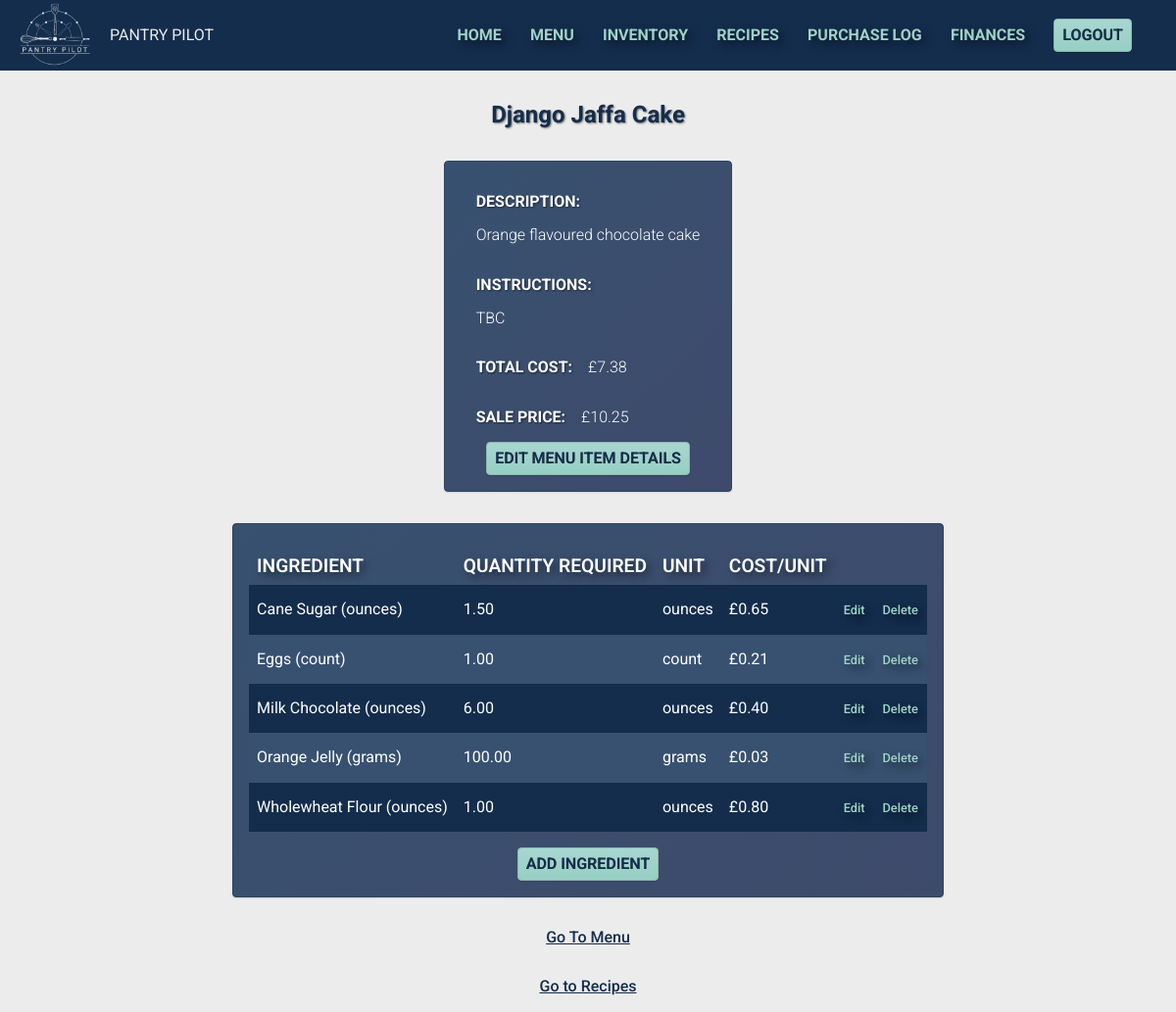
The app's page /menu-item/86/ (signed in) with its own data.
### inventory/models.py (models this page shows, shortened)
class MenuItem(models.Model):
    name = models.CharField(max_length=100, unique=True)
    price = models.DecimalField(max_digits=6, decimal_places=2, default=0)
    description = models.CharField(max_length=200, blank=True)
    recipe_instructions = models.TextField(blank=True)
    created_at = models.DateTimeField(auto_now_add=True)
    class Meta:
        ordering = ["name"]
        verbose_name = "Menu item"
    def get_total_cost(self):
        total_cost = 0
        for requirement in self.reciperequirement_set.all():
            total_cost += requirement.ingredient_quantity * requirement.ingredient.cost_per_unit
        return round(total_cost, 2)

class RecipeRequirement(models.Model):
    menuitem = models.ForeignKey(MenuItem, on_delete=models.CASCADE)
    ingredient = models.ForeignKey(Ingredient, on_delete=models.SET_NULL, null=True)
    ingredient_quantity = models.DecimalField(max_digits=6, decimal_places=2, default=0)
    class Meta:
        ordering = ["ingredient"]
        verbose_name = "Recipe requirement"

class Ingredient(models.Model):
    name = models.CharField(max_length=100, unique=True)
    GRAMS = "GR"
    KILOGRAMS = "KG"
    MILILITRES = "ML"
    LITRES = "LI"
    OUNCES = "OU"
    LBS = "LB"
    TEASPOON = "TS"
    TABLESPOON = "TB"
    CUPS = "CU"
    NUMBER = "NU"
    MEASUREMENT_UNIT_CHOICES = [
        (GRAMS, "grams"),
        (KILOGRAMS, "kilograms"),
        (MILILITRES, "mililitres"),
        (LITRES, "litres"),
        (OUNCES, "ounces"),
        (LBS, "lbs"),
        (TEASPOON, "tsp"),
        (TABLESPOON, "tbsp"),
        (CUPS, "cups"),
        (NUMBER, "count"),
    ]
    measurement_unit = models.CharField(
        max_length=2,
        choices=MEASUREMENT_UNIT_CHOICES,
        help_text="Choose the measurement unit that will be used in recipes"
    )
    cost_per_unit = models.DecimalField(max_digits=8, decimal_places=2, default=0)
    quantity_available = models.DecimalField(max_digits=8, decimal_places=2, default=0)
    created_at = models.DateTimeField(auto_now_add=True)
    def __str__(self):
        return f"{self.name} ({self.get_measurement_unit_display()})"
    class Meta:
        ordering = ["name"]
        verbose_name = "Ingredient"

### inventory/views.py (the view)
# urls.py: path('menu-item/<int:pk>/', views.MenuItemDetail.as_view(), name="menuitem_detail"),
class MenuItemDetail(LoginRequiredMixin, DetailView):
    model = MenuItem
    template_name = "inventory/menuitem_detail.html"
    def get_context_data(self, **kwargs: Any) -> Dict[str, Any]:
        context = super().get_context_data(**kwargs)
        context["reciperequirement_list"] = RecipeRequirement.objects.filter(menuitem=self.object)
        return context

### inventory/templates/inventory/menuitem_detail.html (shortened to what this page needs)
{% extends 'inventory/base.html' %}
{% block content %}
<section id="menu-item-details" class="page">
    <h2 class="page__title">{{object.name}}</h2>
    <div class="card">
        <div class="content__item content__item--column">
            <h4 class="content__title">DESCRIPTION:</h4>
            <p class="content__description">{{menuitem.description}}</p>
        </div>
        <div class="content__item content__item--column">
            <h4 class="content__title">INSTRUCTIONS:</h4>
            {% if menuitem.recipe_instructions %}
                <p class="content__description">{{menuitem.recipe_instructions}}</p>
            {% else %}
                <p class="content__description">No instructions currently.</p>
            {% endif %}
        </div>
        <div class="content__item">
            <h4 class="content__title">TOTAL COST: </h4>
            <p class="content__description">£{{object.get_total_cost}}</p>
        </div>
        <div class="content__item">
            <h4 class="content__title">SALE PRICE:</h4>
            <p class="content__description">£{{menuitem.price}}</p>
        </div>
        <div class="btn__container--centered">
            <a href="{% url 'menuitem_edit' menuitem.id %}" class="btn">EDIT MENU ITEM DETAILS</a>
        </div>
    </div>
    <div class="card card--table">
        {% if reciperequirement_list %}
            <table class="table">
                <thead>
                    <tr>
                        <th class="table__row__heading">INGREDIENT</th>
                        <th class="table__row__heading">QUANTITY REQUIRED</th>
                        <th class="table__row__heading">UNIT</th>
                        <th class="table__row__heading">COST/UNIT</th>
                        <th class="table__row__heading"></th>
                        <th class="table__row__heading"></th>
                    </tr>
                </thead>
                <tbody>
                    {% for reciperequirement in reciperequirement_list %}
                    <tr class="table__row--alternating">
                        <td class="table__row__detail">{{reciperequirement.ingredient}}</td>
                        <td class="table__row__detail">{{reciperequirement.ingredient_quantity}}</td>
                        <td class="table__row__detail">{{reciperequirement.ingredient.get_measurement_unit_display}}</td>
                        <td class="table__row__detail">£{{reciperequirement.ingredient.cost_per_unit}}</td>
                        <td>
                            <a href="{% url 'recipe_edit' reciperequirement.pk %}" class="table__link"><small>Edit</small></a>
                        </td>
                        <td>
                            <a href="{% url 'reciperequirement_delete' reciperequirement.pk %}" class="table__link"><small>Delete</small></a>
                        </td>
                    </tr>
                    {% endfor %}
            </tbody>
        </table>
        {% else %}
        <p>No ingredients have been added to this recipe.</p>
        {% endif %}
        <a href="{% url 'recipe_new' menuitem.pk %}" class="btn">ADD INGREDIENT</a>
    </div>
    <a href="{% url 'menu' %}" class="navlinks navlinks--multiple">Go To Menu</a>
    <a href="{% url 'recipes' %}" class="navlinks navlinks--multiple">Go to Recipes</a>
</section>
{% endblock content %}

### inventory/static/inventory/css/style.css (style rules this page uses)
html { font-size: 16px; font-family: "Roboto", sans-serif; background-color: #ececec; }
html, body { height: 100%; margin: 0; }
body { display: flex; flex-direction: column; }
a { text-decoration: none; }
.btn { align-self: center; text-decoration: none; background-color: #9fd3c7; background-image: linear-gradient(#a8d6d1, #96cfc3); border: 1px solid #8cb9b0; border-radius: 4px; box-shadow: rgba(0, 0, 0, 0.12) 0 1px 1px; text-shadow: .125px .125px .25px rgba(0, 0, 0, 0.5); color: #142d4c; font-weight: 600; cursor: pointer; display: inline-block; line-height: 100%; margin: 0; padding: .5rem; outline: 0; text-align: center; transition: box-shadow .05s ease-in-out,opacity .05s ease-in-out; user-select: none; -webkit-user-select: none; touch-action: manipulation; }
.btn__container--centered { display: flex; align-items: center; justify-content: center; width: 100%; }
.navlinks { align-self: center; color: white; text-decoration: underline; font-weight: 500; }
.navlinks--multiple { margin: 1rem 0; color: #142d4c; }
.card { display: flex; flex-direction: column; padding: 1rem; margin: 1rem; border-radius: 4px; box-shadow: rgba(0, 0, 0, 0.12) 0 1px 1px; background-image: linear-gradient(135deg, #385170, #3e4a6b); border: 1px solid #2D4560; background-color: #385170; color: white; transition: all 0.2s ease-in-out; }
.table { margin: 1rem 0 1rem 0; border-collapse: collapse; border-spacing: 0; }
.table__row--alternating { background-color: #385170; border: none; }
.table__row--alternating:nth-child(odd) { background-color: #142d4c; }
.table__row__heading { text-align: left; font-weight: 600; font-size: larger; text-shadow: 4px 4px 8px rgba(0, 0, 0, 0.5); padding: 0 .5rem .5rem .5rem; }
.table__row__detail { padding: 1rem .5rem; text-align: left; color: white; }
.table__link { display: inline-block; padding: 0 .5rem; font-weight: 500; color: #9fd3c7; text-shadow: 4px 4px 8px rgba(0, 0, 0, 0.5); }
.page { display: flex; flex-direction: column; align-items: center; }
.page__title { margin: 0; margin-top: 1rem; padding: 1rem; text-shadow: 1px 1px 2px rgba(0, 0, 0, 0.5); }
.content__title { padding: .5rem; margin: 0; text-shadow: 1px 1px 2px rgba(0, 0, 0, 0.5); }
.content__description { padding: .5rem; margin: 0; text-align: left; font-weight: 300; }
.content__item { display: flex; padding: .5rem ; }
.content__item--column { flex-direction: column; }

### records on screen
MenuItem: name "Django Jaffa Cake", description "Orange flavoured chocolate cake", recipe_instructions "TBC", get_total_cost "7.38", price "10.25"
RecipeRequirement: ingredient "Cane Sugar (ounces)", ingredient_quantity "1.50", ingredient.measurement_unit "ounces", ingredient.cost_per_unit "0.65"
RecipeRequirement: ingredient "Eggs (count)", ingredient_quantity "1.00", ingredient.measurement_unit "count", ingredient.cost_per_unit "0.21"
RecipeRequirement: ingredient "Milk Chocolate (ounces)", ingredient_quantity "6.00", ingredient.measurement_unit "ounces", ingredient.cost_per_unit "0.40"
RecipeRequirement: ingredient "Orange Jelly (grams)", ingredient_quantity "100.00", ingredient.measurement_unit "grams", ingredient.cost_per_unit "0.03"
RecipeRequirement: ingredient "Wholewheat Flour (ounces)", ingredient_quantity "1.00", ingredient.measurement_unit "ounces", ingredient.cost_per_unit "0.80"
